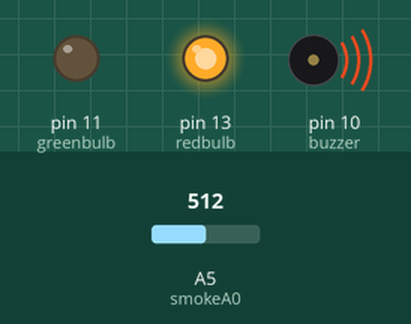
This sketch was run on a simulated Arduino Uno, built with avr-gcc and run on an emulated ATmega328P. On the bench: output pins drawn as LEDs (lit = HIGH), buzzer (waves = sounding, pin HIGH). The test bench sets the inputs (shaded band); at power-on: A5 (smokeA0) = 512. What the sketch prints to the serial monitor is not drawn.

Above: at 1.3 s.
1.4 s: A5 (smokeA0) set to 419
5.8 s: A5 (smokeA0) set to 392
At 6.4 s:
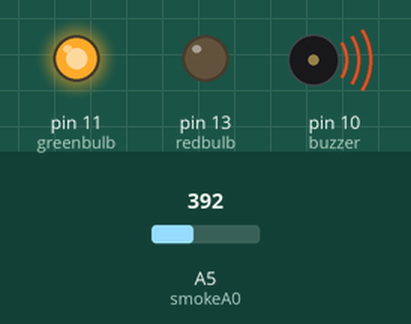
7.4 s: A5 (smokeA0) set to 410
At 8.3 s:
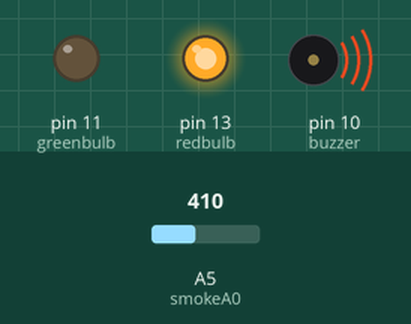
9.0 s: A5 (smokeA0) set to 390
At 10.1 s:
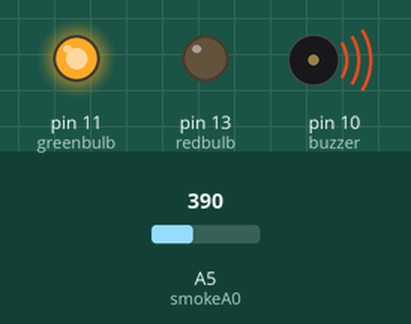
Timing chart, 0 to 12.0 s (numbered marks = the images above; inputs shaded):
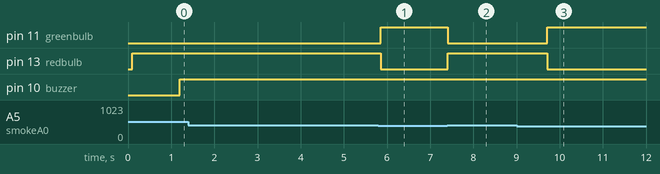

Measured:
- the behaviour switches between 401 and 400 on A5 (smokeA0) (found by bisection; images 0 and 1)
- after the input at 1.4 s, every drawn part: stays the same
- after the input at 5.8 s, pin 11 (greenbulb): LOW → HIGH after 0.05 s; pin 13 (redbulb): HIGH → LOW after 0.05 s
- after the input at 7.4 s, pin 11 (greenbulb): HIGH → LOW at once; pin 13 (redbulb): LOW → HIGH at once
- after the input at 9.0 s, pin 11 (greenbulb): LOW → HIGH after 0.71 s; pin 13 (redbulb): HIGH → LOW after 0.71 s

The sketch:

Notification_using_SIM900_GSMmodule.ino
```cpp
/*Programmed by Awnikant*/
int redbulb = 13;
int greenbulb = 11;
int buzzer = 10;
int smokeA0 = A5;
// My threshold value
int sensorThres = 400;

void setup() {
  pinMode(redbulb, OUTPUT);
  pinMode(greenbulb, OUTPUT);
  pinMode(buzzer, OUTPUT);
  pinMode(smokeA0, INPUT);
  Serial.begin(9600);
  delay(100);
}

void loop() {
  int analogSensor = analogRead(smokeA0);
  if (analogSensor > sensorThres)
  {
    digitalWrite(redbulb, HIGH);
    digitalWrite(greenbulb, LOW);

     Serial.println("AT+CMGF=1");
     delay(1000);  // Delay of 1 second
     Serial.println("AT+CMGS=\"+91xxxxxxxxx\"\r");
     Serial.println("Gas Leakage Alert");
     Serial.println((char)26);
     delay(100);
     digitalWrite(buzzer,HIGH);
     Serial.println("ATDxxxxxxxx;");

  }
  else
  {
    digitalWrite(redbulb, LOW);
    digitalWrite(greenbulb, HIGH);
    digitalWrite(buzzer,HIGH);
  }
  delay(50);
}
```
